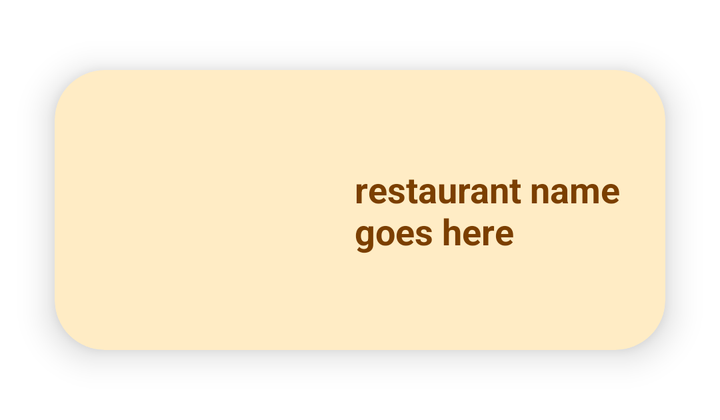
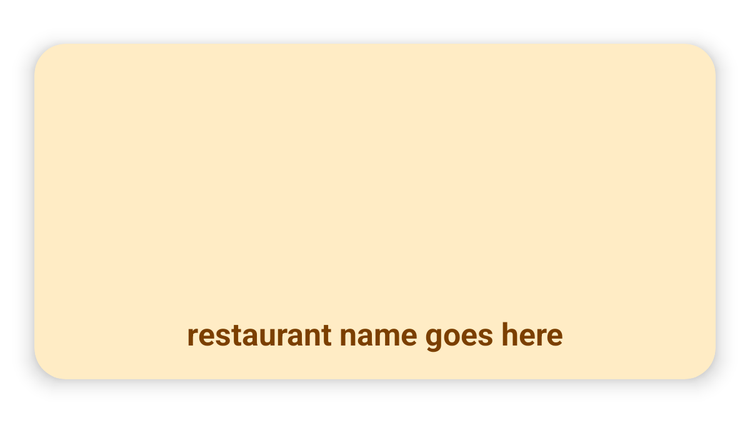

First picture: res/layout/ on a phone held upright. Second picture: the repository's own variant of that layout, on a device whose configuration matches the variant's folder. Source for both follows.
<!-- AndroidManifest.xml: application theme Theme.COMP2008_Assignment1 -->
<!-- res/layout/restaurantlist.xml -->
<?xml version="1.0" encoding="utf-8"?>
<androidx.cardview.widget.CardView xmlns:android="http://schemas.android.com/apk/res/android"
    xmlns:app="http://schemas.android.com/apk/res-auto"
    android:layout_width="match_parent"
    android:layout_height="wrap_content"
    android:layout_margin="5dp"
    app:cardBackgroundColor="#FFECC5"
    app:cardCornerRadius="25dp"
    app:cardElevation="10dp"
    app:cardMaxElevation="15dp"
    app:cardPreventCornerOverlap="true"
    app:cardUseCompatPadding="true">

    <RelativeLayout
        android:layout_width="match_parent"
        android:layout_height="wrap_content">

        <ImageView
            android:id="@+id/restLogo"
            android:layout_width="100dp"
            android:layout_height="100dp"
            android:layout_marginStart="20dp"
            android:layout_marginTop="20dp"
            android:layout_marginEnd="20dp"
            android:layout_marginBottom="20dp"
            android:background="@android:color/transparent"
            android:padding="5dp" />

        <TextView
            android:id="@+id/restName"
            android:layout_width="match_parent"
            android:layout_height="wrap_content"
            android:layout_centerVertical="true"
            android:layout_marginStart="10dp"
            android:layout_marginTop="10dp"
            android:layout_marginEnd="10dp"
            android:layout_marginBottom="10dp"
            android:layout_toEndOf="@+id/restLogo"
            android:text= "restaurant name goes here"
            android:textColor="#7B3F00"
            android:textSize="18sp"
            android:textStyle="bold" />

    </RelativeLayout>

</androidx.cardview.widget.CardView>
<!-- resources referenced by this layout -->
<resources>
  <style name="Theme.COMP2008_Assignment1" parent="Theme.MaterialComponents.DayNight.DarkActionBar">
          
          <item name="colorPrimary">@color/purple_500</item>
          <item name="colorPrimaryVariant">@color/purple_700</item>
          <item name="colorOnPrimary">@color/white</item>
          
          <item name="colorSecondary">@color/teal_200</item>
          <item name="colorSecondaryVariant">@color/teal_700</item>
          <item name="colorOnSecondary">@color/black</item>
          
          <item name="android:statusBarColor" tools:targetApi="l">?attr/colorPrimaryVariant</item>
          
      </style>
  <color name="purple_500">#FF6200EE</color>
  <color name="purple_700">#FF3700B3</color>
  <color name="white">#FFFFFFFF</color>
  <color name="teal_200">#FF03DAC5</color>
  <color name="teal_700">#FF018786</color>
  <color name="black">#FF000000</color>
</resources>
<!-- res/layout-sw600dp/restaurantlist.xml (the repository's variant of the layout above) -->
<!-- drawn on a 7-inch tablet held upright -->
<?xml version="1.0" encoding="utf-8"?>
<androidx.cardview.widget.CardView xmlns:android="http://schemas.android.com/apk/res/android"
    xmlns:app="http://schemas.android.com/apk/res-auto"
    android:layout_width="match_parent"
    android:layout_height="wrap_content"
    android:layout_margin="5dp"
    app:cardBackgroundColor="#FFECC5"
    app:cardCornerRadius="25dp"
    app:cardElevation="10dp"
    app:cardMaxElevation="15dp"
    app:cardPreventCornerOverlap="true"
    app:cardUseCompatPadding="true">

    <RelativeLayout
        android:layout_width="match_parent"
        android:layout_height="wrap_content">

        <ImageView
            android:id="@+id/restLogo"
            android:layout_width="160dp"
            android:layout_height="160dp"
            android:layout_marginTop="30dp"
            android:layout_marginBottom="20dp"
            android:layout_centerHorizontal="true"
            android:background="@android:color/transparent"
            android:padding="8dp" />

        <TextView
            android:id="@+id/restName"
            android:layout_width="match_parent"
            android:layout_height="wrap_content"
            android:layout_below="@+id/restLogo"
            android:layout_marginStart="15dp"
            android:layout_marginTop="5dp"
            android:layout_marginEnd="15dp"
            android:layout_marginBottom="20dp"
            android:gravity="center_horizontal"
            android:text="restaurant name goes here"
            android:textColor="#7B3F00"
            android:textSize="25sp"
            android:textStyle="bold" />

    </RelativeLayout>

</androidx.cardview.widget.CardView>
